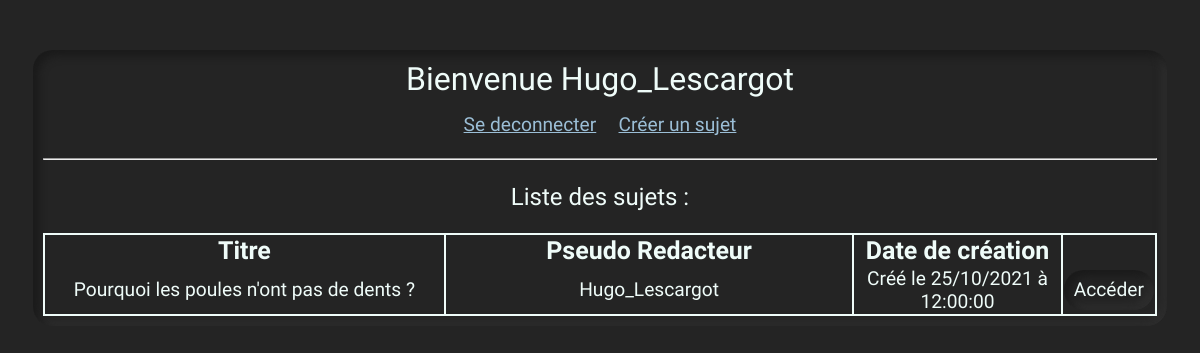
Page /pages/accueil.php (signed in) on the committed database.
### tables this page shows
CREATE TABLE IF NOT EXISTS `sujet` (
  `idSujet` int(11) NOT NULL,
  `idRedacteur` int(11) NOT NULL,
  `titreSujet` varchar(50) NOT NULL,
  `texteSujet` varchar(255) NOT NULL,
  `dateSujet` date NOT NULL
);

CREATE TABLE IF NOT EXISTS `redacteur` (
  `idRedacteur` int(5) NOT NULL,
  `nom` varchar(30) NOT NULL,
  `prenom` varchar(30) NOT NULL,
  `adresseMail` varchar(50) NOT NULL,
  `motDePasse` varchar(30) NOT NULL,
  `pseudo` varchar(30) NOT NULL
);

### pages/accueil.php (the view, shortened to what this page needs)
<!DOCTYPE html>
<html lang="en">
    <head>
        <link rel="stylesheet" href="./style.css">
        <?php
            include_once('../connexion/connexion.php');
            $connecte = false;
            if (array_key_exists('connection', $_SESSION) && $_SESSION['connection'])
            {
                $connecte = true;
            }
        ?>
    </head>
    <body>
        <div class="sect_inc">
            <div class="title">
                <?php
                    if (!$connecte)
                    {
                        echo ('Authentification');
                    }
                    else
                    {
                        echo ('Bienvenue '.$_SESSION['pseudo']);
                    }
                ?>
            </div>
            <?php
                if (!$connecte)
                {
                    echo ('<div class="option_under_title">');
                        echo ('<a href="login.php">Se connecter</a>');
                        echo ('<a href="creerCompte.php">Créer un compte</a>');
                    echo ('</div>');
                }
                else
                {
                    echo ('<div class="option_under_title">');
                        echo ('<a href="deconnexion.php" onclick="return validationDeco()">Se deconnecter</a>');
                        echo ('<a href="creerSujet.php">Créer un sujet</a>');
                    echo ('</div>');
                }
            ?>
            <hr>
            <div class="tableau">
                <div class="tab_title">
                    Liste des sujets :
                </div>
                <table class="tab_entier">
                <tr id="titre_colonne">
                    <td>
                        Titre
                    </td>
                    <td>
                        Pseudo Redacteur
                    </td>
                    <td>
                        Date de création
                    </td>
                </tr>
                <?php
                    $sujetList = $objPdo->query('SELECT idSujet, titreSujet, dateSujet, pseudo
                                                 FROM sujet s, redacteur r
                                                 WHERE s.idRedacteur = r.idRedacteur
                                                 ORDER BY dateSujet DESC');
                    foreach ($sujetList as $sujet)
                    {
                        $dateSujet = date('d/m/Y à h:i:s', strtotime($sujet['dateSujet']));
                        echo ('<tr>');
                        echo ('<td>'.$sujet['titreSujet'].'</td>');
                        echo ('<td>'.$sujet['pseudo'].'</td>');
                        echo ('<td>Créé le '.$dateSujet.'</td>');
                        echo ('<td class="center"><a href="discussion.php?idSujet='.$sujet['idSujet'].'"><button type="button">Accéder</button></a></td>');
                        echo ('</tr>');
                    }
                ?>
                </table>
            </div>
        </div>
    </body>
</html>

### pages/style.css (style rules this page uses)
:root { --primary: #1C1C1C; --primaryHighlight: #242424; --color: #9BBED6; --colorHighlight: #B8E2FF; --white: #EFFCF9; }
body { background-color: var(--primaryHighlight); color: var(--white); font-family: 'Zen Kurenaido', sans-serif; font-size: larger; }
.title { font-size: 2rem; margin-bottom: 15px; }
a { color: var(--color); }
.sect_inc { background: var(--primaryHighlight); box-shadow: inset 5px 5px 8px #1a1a1a, inset -5px -5px 8px #2e2e2e; border-radius: 20px; margin: 25px; padding: 10px; margin-top: 50px; text-align: center; }
.button, button { border-radius: 20px; height: 40px; padding: 0 10px; background: var(--primaryHighlight); box-shadow: inset 5px 5px 8px #1a1a1a, inset -5px -5px 8px #2e2e2e; color: var(--white); border-style: none; cursor: pointer; font-family: 'Zen Kurenaido', sans-serif; font-size: 1em; }
.option_under_title * { margin-right: 1%; margin-left: 1%; margin-bottom: 100%; }
.option_under_title { margin-bottom: 2%; }
.center button { text-align: center; }
.tab_title { font-size: 1.5rem; margin: 2%; }
.tab_entier { border-collapse: collapse; border: var(--white) solid 2px; }
.tab_entier tr td { width: 40%; border-left: var(--white) solid 2px; border-right: var(--white) solid 2px; }
#titre_colonne td { text-align: center; font-size: 1.3em; font-weight: bold; }

### rows in the picture
sujet: titreSujet "Pourquoi les poules n'ont pas de dents ?", idRedacteur.pseudo "Hugo_Lescargot", dateSujet "25/10/2021 à 12:00:00"

### other values in the picture
$_SESSION['pseudo'] "Hugo_Lescargot"
